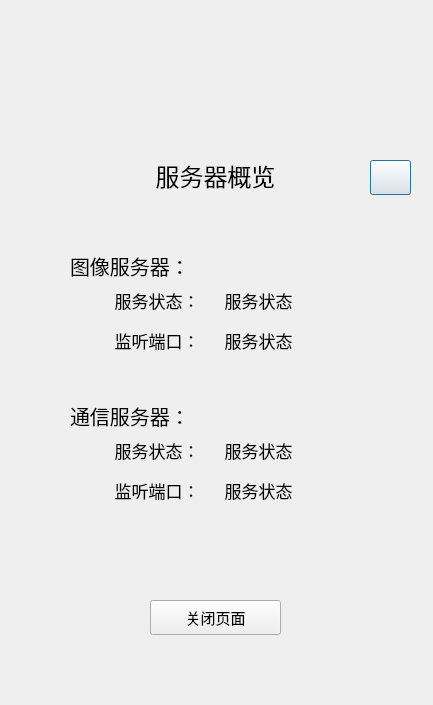
<?xml version="1.0" encoding="UTF-8"?>
<ui version="4.0">
 <class>server_status_dlg</class>
 <widget class="QDialog" name="server_status_dlg">
  <property name="geometry">
   <rect>
    <x>0</x>
    <y>0</y>
    <width>433</width>
    <height>705</height>
   </rect>
  </property>
  <property name="font">
   <font>
    <pointsize>11</pointsize>
   </font>
  </property>
  <property name="windowTitle">
   <string>服务器状态</string>
  </property>
  <widget class="QLabel" name="label">
   <property name="geometry">
    <rect>
     <x>160</x>
     <y>40</y>
     <width>111</width>
     <height>101</height>
    </rect>
   </property>
   <property name="text">
    <string/>
   </property>
   <property name="pixmap">
    <pixmap resource="pyqt_resorce_file.qrc">:/home/knomori/Desktop/RaspberryPi_PTZControl_FaceRecognition/PC_END/OriginalUI/服务器更新升级.png</pixmap>
   </property>
   <property name="scaledContents">
    <bool>true</bool>
   </property>
  </widget>
  <widget class="QLabel" name="label_2">
   <property name="geometry">
    <rect>
     <x>110</x>
     <y>150</y>
     <width>211</width>
     <height>51</height>
    </rect>
   </property>
   <property name="font">
    <font>
     <pointsize>18</pointsize>
    </font>
   </property>
   <property name="text">
    <string>服务器概览</string>
   </property>
   <property name="alignment">
    <set>Qt::AlignCenter</set>
   </property>
  </widget>
  <widget class="QLabel" name="label_3">
   <property name="geometry">
    <rect>
     <x>70</x>
     <y>250</y>
     <width>121</width>
     <height>31</height>
    </rect>
   </property>
   <property name="font">
    <font>
     <pointsize>15</pointsize>
    </font>
   </property>
   <property name="text">
    <string>图像服务器：</string>
   </property>
  </widget>
  <widget class="QLabel" name="label_4">
   <property name="geometry">
    <rect>
     <x>70</x>
     <y>400</y>
     <width>121</width>
     <height>31</height>
    </rect>
   </property>
   <property name="font">
    <font>
     <pointsize>15</pointsize>
    </font>
   </property>
   <property name="text">
    <string>通信服务器：</string>
   </property>
  </widget>
  <widget class="QLabel" name="label_5">
   <property name="geometry">
    <rect>
     <x>110</x>
     <y>290</y>
     <width>91</width>
     <height>21</height>
    </rect>
   </property>
   <property name="font">
    <font>
     <pointsize>13</pointsize>
    </font>
   </property>
   <property name="text">
    <string> 服务状态：</string>
   </property>
  </widget>
  <widget class="QLabel" name="label_6">
   <property name="geometry">
    <rect>
     <x>110</x>
     <y>440</y>
     <width>91</width>
     <height>21</height>
    </rect>
   </property>
   <property name="font">
    <font>
     <pointsize>13</pointsize>
    </font>
   </property>
   <property name="text">
    <string> 服务状态：</string>
   </property>
  </widget>
  <widget class="QLabel" name="label_9">
   <property name="geometry">
    <rect>
     <x>110</x>
     <y>330</y>
     <width>91</width>
     <height>21</height>
    </rect>
   </property>
   <property name="font">
    <font>
     <pointsize>13</pointsize>
    </font>
   </property>
   <property name="text">
    <string> 监听端口：</string>
   </property>
  </widget>
  <widget class="QLabel" name="label_10">
   <property name="geometry">
    <rect>
     <x>110</x>
     <y>480</y>
     <width>91</width>
     <height>21</height>
    </rect>
   </property>
   <property name="font">
    <font>
     <pointsize>13</pointsize>
    </font>
   </property>
   <property name="text">
    <string> 监听端口：</string>
   </property>
  </widget>
  <widget class="QPushButton" name="button_refresh">
   <property name="geometry">
    <rect>
     <x>370</x>
     <y>160</y>
     <width>41</width>
     <height>35</height>
    </rect>
   </property>
   <property name="toolTip">
    <string>刷新状态</string>
   </property>
   <property name="text">
    <string/>
   </property>
   <property name="icon">
    <iconset resource="pyqt_resorce_file.qrc">
     <normaloff>:/home/knomori/Desktop/RaspberryPi_PTZControl_FaceRecognition/PC_END/OriginalUI/刷新.png</normaloff>:/home/knomori/Desktop/RaspberryPi_PTZControl_FaceRecognition/PC_END/OriginalUI/刷新.png</iconset>
   </property>
   <property name="iconSize">
    <size>
     <width>23</width>
     <height>23</height>
    </size>
   </property>
  </widget>
  <widget class="QLabel" name="label_show_img_status">
   <property name="geometry">
    <rect>
     <x>220</x>
     <y>290</y>
     <width>91</width>
     <height>21</height>
    </rect>
   </property>
   <property name="font">
    <font>
     <pointsize>13</pointsize>
    </font>
   </property>
   <property name="text">
    <string> 服务状态</string>
   </property>
  </widget>
  <widget class="QLabel" name="label_show_img_port">
   <property name="geometry">
    <rect>
     <x>220</x>
     <y>330</y>
     <width>91</width>
     <height>21</height>
    </rect>
   </property>
   <property name="font">
    <font>
     <pointsize>13</pointsize>
    </font>
   </property>
   <property name="text">
    <string> 服务状态</string>
   </property>
  </widget>
  <widget class="QLabel" name="label_show_comm_status">
   <property name="geometry">
    <rect>
     <x>220</x>
     <y>440</y>
     <width>91</width>
     <height>21</height>
    </rect>
   </property>
   <property name="font">
    <font>
     <pointsize>13</pointsize>
    </font>
   </property>
   <property name="text">
    <string> 服务状态</string>
   </property>
  </widget>
  <widget class="QLabel" name="label_show_comm_port">
   <property name="geometry">
    <rect>
     <x>220</x>
     <y>480</y>
     <width>91</width>
     <height>21</height>
    </rect>
   </property>
   <property name="font">
    <font>
     <pointsize>13</pointsize>
    </font>
   </property>
   <property name="text">
    <string> 服务状态</string>
   </property>
  </widget>
  <widget class="QPushButton" name="button_close">
   <property name="geometry">
    <rect>
     <x>150</x>
     <y>600</y>
     <width>131</width>
     <height>35</height>
    </rect>
   </property>
   <property name="text">
    <string>关闭页面</string>
   </property>
   <property name="icon">
    <iconset resource="pyqt_resorce_file.qrc">
     <normaloff>:/home/knomori/Desktop/RaspberryPi_PTZControl_FaceRecognition/PC_END/OriginalUI/关闭.png</normaloff>:/home/knomori/Desktop/RaspberryPi_PTZControl_FaceRecognition/PC_END/OriginalUI/关闭.png</iconset>
   </property>
   <property name="iconSize">
    <size>
     <width>23</width>
     <height>23</height>
    </size>
   </property>
  </widget>
 </widget>
 <resources>
  <include location="pyqt_resorce_file.qrc"/>
 </resources>
 <connections/>
</ui>
